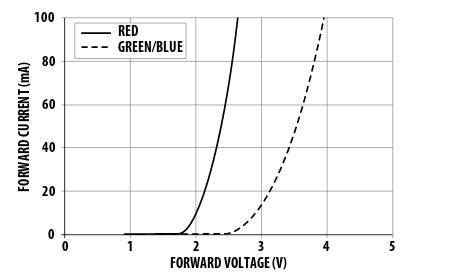
%> input picture LAB1ATS/a.png, 456 x 280 px
$ octave untitled.m   (GNU Octave 9; MATLAB toolbox functions it lacks are replaced by stand-ins)
%> lines starting %> are read from the running program, lines starting %| are printed output that depends on the picture
%% Praktiskais darbs #1
%% Merijumu datu apstrade
%% Andrejs Komisarovs
A = imread('../a.png');
%> A is the input picture: size 280x456 uint8; min 0, max 255, mean 245.7
B = imread('../b.png');
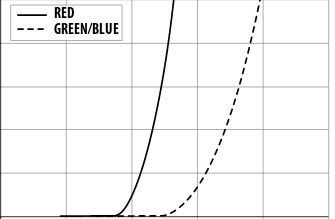
%> input picture LAB1ATS/b.png, 335 x 219 px
%> B is the input picture: size 219x335 uint8; min 0, max 255, mean 245.8
figure(1),image(A);
%> after `image(A)`:
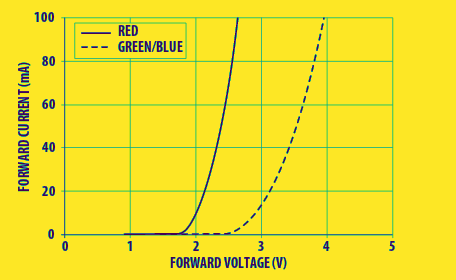
%> displayed picture: size 280x456x3, on the screen's scale of 0 to 255; mean R, G, B 240.3, 224.2, 41.4
figure(2),image([0 5],[100 0],B),shg;set(gca,'YDir','normal');
%> after `set(gca,'YDir','normal')`:
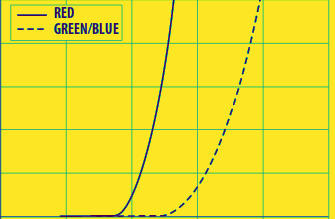
%> displayed picture: size 219x335x3, on the screen's scale of 0 to 255; mean R, G, B 238.6, 224.8, 41.9
% [x,y] = ginput(10);
x = [0.9458    1.3503    1.7662    1.9742    2.1129    2.2400    2.3556    2.4133    2.4827    2.5636];
y = [1.0886    0.7957    1.0886   11.0466   23.6406   37.9918   50.2929   62.3011   77.2381   92.4680];
C = polyfit(x,y,2);
xx =  1:0.01:3;
yy = polyval(C,xx);
plot(x,y,'o',xx,yy)
xlabel('U,V')
ylabel('I,mA')
title('I = f(U)')
legend('mērijumu dati')
grid
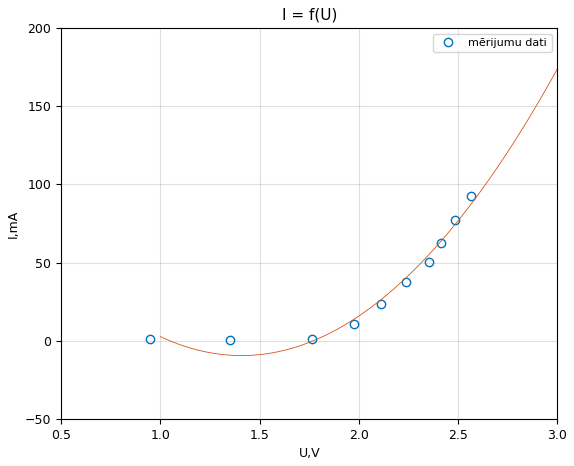
%> figure redrawn from the program's plot data; highest point at x = 2.56, y = 92.47; curve peaks at x = 3, y = 173.7
%% Secinajums
% Es iemacījos nolasit datus no grafikiem
%
%
%
